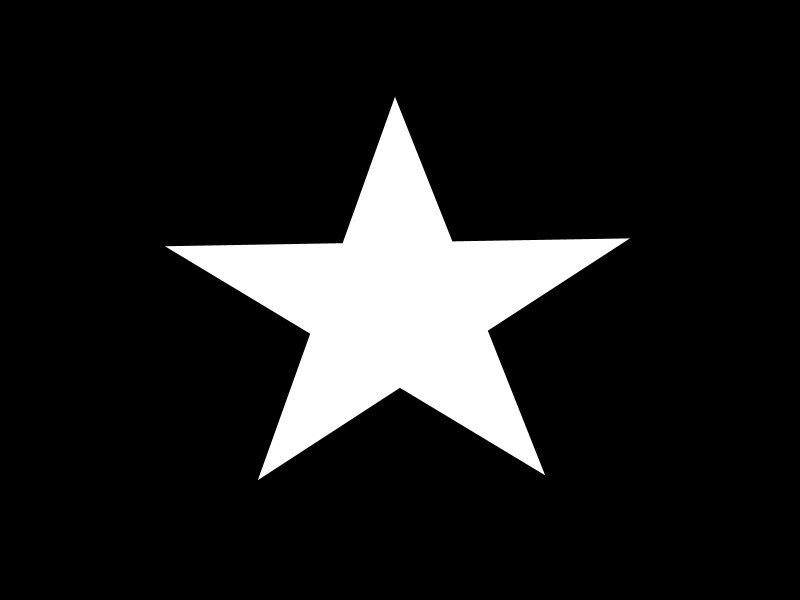
#> input picture star.jpg, 800 x 600 px
$ python gradiente.py
#> lines starting #> are read from the running program, lines starting #| are printed output that depends on the picture; after the words box and inside, x2 and y2 are one past the last pixel; in counts of white or black regions, pixels touching at a corner belong together
#> further down, image is the input picture: shape (600, 800, 3); min 0, max 255, mean 30.7
import cv2
import numpy as np
def grayscale_image(image):
    # convertir a gris
    gray_image = np.zeros((image.shape[0], image.shape[1]), np.uint8)

    for i in range(image.shape[0]):
        for j in range(image.shape[1]):
            # gray_image[i,j] = np.clip( (image[i,j,0] + image[i,j,1] + image[i,j,2] )/3, 0, 255) # using average method
            gray_image[i, j] = np.clip(0.07 * image[i, j, 0] + 0.72 * image[i, j, 1] + 0.21 * image[i, j, 2], 0,
                                       255)  # using luminosity method

    # gray_image = cv2.cvtColor(image, cv2.COLOR_BGR2GRAY)
    # mostrar imagen
    cv2.imshow('image', gray_image)
    cv2.waitKey(0)

    return gray_image


def initialize_x_filter(size):
    x_filter = np.zeros(size)
    h, w = size
    x_filter[h // 2][0] = -1
    x_filter[h // 2][-1] = 1

    return x_filter


def initialize_y_filter(size):
    y_filter = np.zeros(size)
    h, w = size
    y_filter[0][h // 2] = -1
    y_filter[-1][h // 2] = 1

    return y_filter


def padding(image):
    padded_image = np.pad(image, ((1, 1), (1, 1)), 'constant', constant_values=(0, 0))

    return padded_image


def conv2d(image, ftr):
    s = ftr.shape + tuple(np.subtract(image.shape, ftr.shape) + 1)
#> s = (3, 3, 600, 800)
    sub_image = np.lib.stride_tricks.as_strided(image, shape=s, strides=image.strides * 2)
    return np.einsum('ij,ijkl->kl', ftr, sub_image)
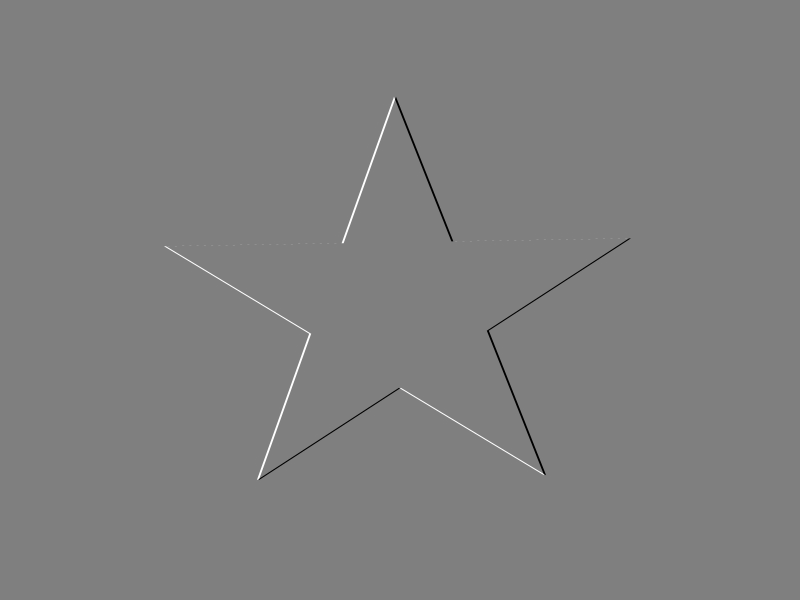
#> returned value: shape (600, 800) float64; min -255, max 255, mean 0; drawn with min black and max white


if __name__ == "__main__":
    # lee imagen
    image = cv2.imread('star.jpg')

    # convertir escala de grises
    gray_image = grayscale_image(image)

    x_filter = initialize_x_filter((3, 3))
    y_filter = initialize_y_filter((3, 3))

    # convulucionar imagen con el filtro x
    I_x = conv2d(padding(gray_image), x_filter)

    # convulucionar imagen con el filtro y
    I_y = conv2d(padding(gray_image), y_filter)

    # calcular magnitud de gradiente
    G = np.sqrt(np.power(I_x, 2) + np.power(I_y, 2))
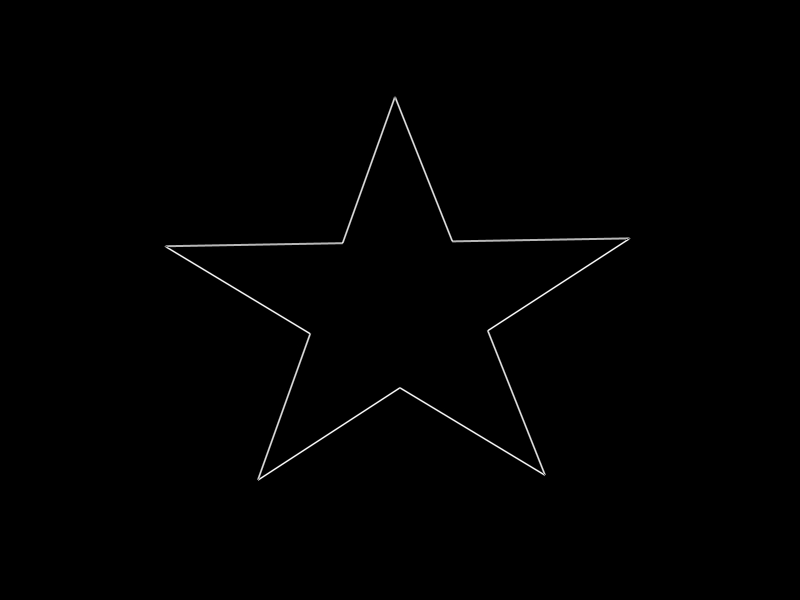
#> G: shape (600, 800) float64; min 0, max 355, mean 1.8; drawn with min black and max white

    # aplicar en los diferentes imagenes
    G = np.where(G > 150, G, 0)
    cv2.imwrite("Gradiente.jpg", G)
    # display the result
    cv2.imshow('Gradiente', G)
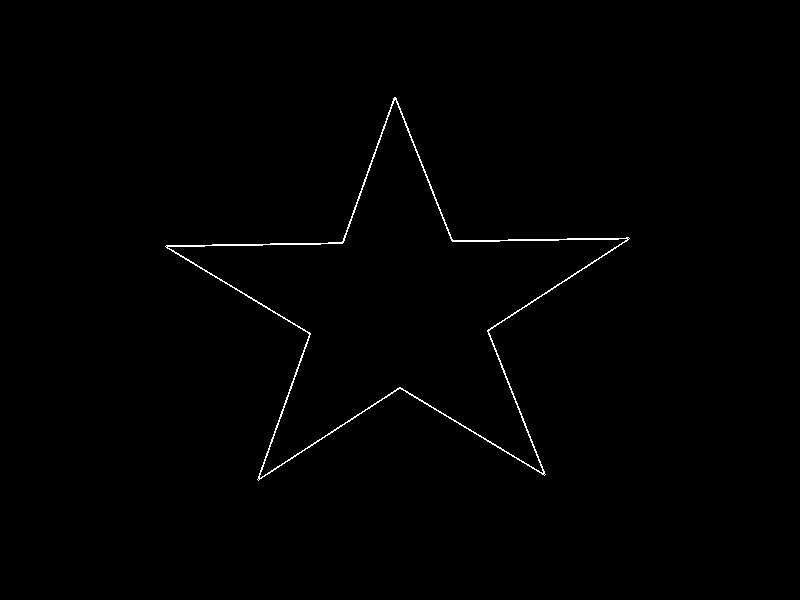
#> window 'Gradiente': shape (600, 800); 0.58% white in thin lines or dots, all inside (x1, y1, x2, y2) = (165, 97, 630, 481)
    cv2.waitKey(0)
